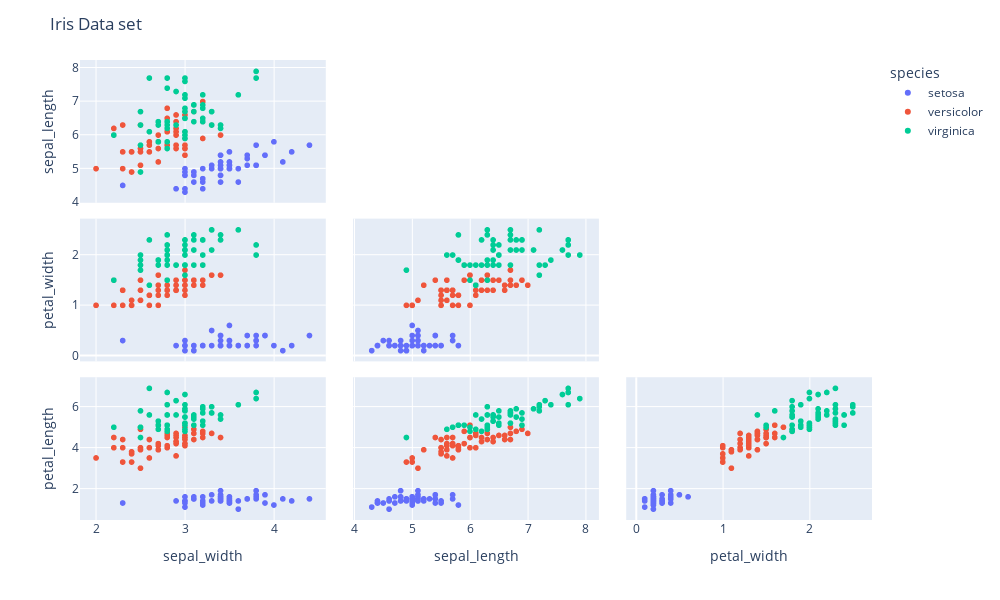

Source (notebook cell):
### Markdown cell above
## Distribuição dos dados em relação a variável resposta.

### Code cell
df = px.data.iris()
fig = px.scatter_matrix(df, dimensions=["sepal_width", "sepal_length", "petal_width", "petal_length"], color="species")
fig.update_traces(diagonal_visible=False, showupperhalf=False)
fig.update_layout(title='Iris Data set', width=1000, height=600)
fig.show()

### Figure 1 — Plotly figure (JSON) as saved in the notebook; plotly's stock layout.template omitted (floating-point values rounded to 4 significant figures)
{"data": [{"diagonal": {"visible": false}, "dimensions": [{"axis": {"matches": true}, "label": "sepal_width", "values": [3.5, 3, 3.2, 3.1, 3.6, 3.9, 3.4, 3.4, 2.9, 3.1, 3.7, 3.4, 3, 3, 4, 4.4, 3.9, 3.5, 3.8, 3.8, 3.4, 3.7, 3.6, 3.3, 3.4, 3, 3.4, 3.5, 3.4, 3.2, 3.1, 3.4, 4.1, 4.2, 3.1, 3.2, 3.5, 3.1, 3, 3.4, 3.5, 2.3, 3.2, 3.5, 3.8, 3, 3.8, 3.2, 3.7, 3.3]}, {"axis": {"matches": true}, "label": "sepal_length", "values": [5.1, 4.9, 4.7, 4.6, 5, 5.4, 4.6, 5, 4.4, 4.9, 5.4, 4.8, 4.8, 4.3, 5.8, 5.7, 5.4, 5.1, 5.7, 5.1, 5.4, 5.1, 4.6, 5.1, 4.8, 5, 5, 5.2, 5.2, 4.7, 4.8, 5.4, 5.2, 5.5, 4.9, 5, 5.5, 4.9, 4.4, 5.1, 5, 4.5, 4.4, 5, 5.1, 4.8, 5.1, 4.6, 5.3, 5]}, {"axis": {"matches": true}, "label": "petal_width", "values": [0.2, 0.2, 0.2, 0.2, 0.2, 0.4, 0.3, 0.2, 0.2, 0.1, 0.2, 0.2, 0.1, 0.1, 0.2, 0.4, 0.4, 0.3, 0.3, 0.3, 0.2, 0.4, 0.2, 0.5, 0.2, 0.2, 0.4, 0.2, 0.2, 0.2, 0.2, 0.4, 0.1, 0.2, 0.1, 0.2, 0.2, 0.1, 0.2, 0.2, 0.3, 0.3, 0.2, 0.6, 0.4, 0.3, 0.2, 0.2, 0.2, 0.2]}, {"axis": {"matches": true}, "label": "petal_length", "values": [1.4, 1.4, 1.3, 1.5, 1.4, 1.7, 1.4, 1.5, 1.4, 1.5, 1.5, 1.6, 1.4, 1.1, 1.2, 1.5, 1.3, 1.4, 1.7, 1.5, 1.7, 1.5, 1, 1.7, 1.9, 1.6, 1.6, 1.5, 1.4, 1.6, 1.6, 1.5, 1.5, 1.4, 1.5, 1.2, 1.3, 1.5, 1.3, 1.5, 1.3, 1.3, 1.3, 1.6, 1.9, 1.4, 1.6, 1.4, 1.5, 1.4]}], "hovertemplate": "species=setosa<br>%{xaxis.title.text}=%{x}<br>%{yaxis.title.text}=%{y}<extra></extra>", "legendgroup": "setosa", "marker": {"color": "#636efa", "symbol": "circle"}, "name": "setosa", "showlegend": true, "showupperhalf": false, "type": "splom"}, {"diagonal": {"visible": false}, "dimensions": [{"axis": {"matches": true}, "label": "sepal_width", "values": [3.2, 3.2, 3.1, 2.3, 2.8, 2.8, 3.3, 2.4, 2.9, 2.7, 2, 3, 2.2, 2.9, 2.9, 3.1, 3, 2.7, 2.2, 2.5, 3.2, 2.8, 2.5, 2.8, 2.9, 3, 2.8, 3, 2.9, 2.6, 2.4, 2.4, 2.7, 2.7, 3, 3.4, 3.1, 2.3, 3, 2.5, 2.6, 3, 2.6, 2.3, 2.7, 3, 2.9, 2.9, 2.5, 2.8]}, {"axis": {"matches": true}, "label": "sepal_length", "values": [7, 6.4, 6.9, 5.5, 6.5, 5.7, 6.3, 4.9, 6.6, 5.2, 5, 5.9, 6, 6.1, 5.6, 6.7, 5.6, 5.8, 6.2, 5.6, 5.9, 6.1, 6.3, 6.1, 6.4, 6.6, 6.8, 6.7, 6, 5.7, 5.5, 5.5, 5.8, 6, 5.4, 6, 6.7, 6.3, 5.6, 5.5, 5.5, 6.1, 5.8, 5, 5.6, 5.7, 5.7, 6.2, 5.1, 5.7]}, {"axis": {"matches": true}, "label": "petal_width", "values": [1.4, 1.5, 1.5, 1.3, 1.5, 1.3, 1.6, 1, 1.3, 1.4, 1, 1.5, 1, 1.4, 1.3, 1.4, 1.5, 1, 1.5, 1.1, 1.8, 1.3, 1.5, 1.2, 1.3, 1.4, 1.4, 1.7, 1.5, 1, 1.1, 1, 1.2, 1.6, 1.5, 1.6, 1.5, 1.3, 1.3, 1.3, 1.2, 1.4, 1.2, 1, 1.3, 1.2, 1.3, 1.3, 1.1, 1.3]}, {"axis": {"matches": true}, "label": "petal_length", "values": [4.7, 4.5, 4.9, 4, 4.6, 4.5, 4.7, 3.3, 4.6, 3.9, 3.5, 4.2, 4, 4.7, 3.6, 4.4, 4.5, 4.1, 4.5, 3.9, 4.8, 4, 4.9, 4.7, 4.3, 4.4, 4.8, 5, 4.5, 3.5, 3.8, 3.7, 3.9, 5.1, 4.5, 4.5, 4.7, 4.4, 4.1, 4, 4.4, 4.6, 4, 3.3, 4.2, 4.2, 4.2, 4.3, 3, 4.1]}], "hovertemplate": "species=versicolor<br>%{xaxis.title.text}=%{x}<br>%{yaxis.title.text}=%{y}<extra></extra>", "legendgroup": "versicolor", "marker": {"color": "#EF553B", "symbol": "circle"}, "name": "versicolor", "showlegend": true, "showupperhalf": false, "type": "splom"}, {"diagonal": {"visible": false}, "dimensions": [{"axis": {"matches": true}, "label": "sepal_width", "values": [3.3, 2.7, 3, 2.9, 3, 3, 2.5, 2.9, 2.5, 3.6, 3.2, 2.7, 3, 2.5, 2.8, 3.2, 3, 3.8, 2.6, 2.2, 3.2, 2.8, 2.8, 2.7, 3.3, 3.2, 2.8, 3, 2.8, 3, 2.8, 3.8, 2.8, 2.8, 2.6, 3, 3.4, 3.1, 3, 3.1, 3.1, 3.1, 2.7, 3.2, 3.3, 3, 2.5, 3, 3.4, 3]}, {"axis": {"matches": true}, "label": "sepal_length", "values": [6.3, 5.8, 7.1, 6.3, 6.5, 7.6, 4.9, 7.3, 6.7, 7.2, 6.5, 6.4, 6.8, 5.7, 5.8, 6.4, 6.5, 7.7, 7.7, 6, 6.9, 5.6, 7.7, 6.3, 6.7, 7.2, 6.2, 6.1, 6.4, 7.2, 7.4, 7.9, 6.4, 6.3, 6.1, 7.7, 6.3, 6.4, 6, 6.9, 6.7, 6.9, 5.8, 6.8, 6.7, 6.7, 6.3, 6.5, 6.2, 5.9]}, {"axis": {"matches": true}, "label": "petal_width", "values": [2.5, 1.9, 2.1, 1.8, 2.2, 2.1, 1.7, 1.8, 1.8, 2.5, 2, 1.9, 2.1, 2, 2.4, 2.3, 1.8, 2.2, 2.3, 1.5, 2.3, 2, 2, 1.8, 2.1, 1.8, 1.8, 1.8, 2.1, 1.6, 1.9, 2, 2.2, 1.5, 1.4, 2.3, 2.4, 1.8, 1.8, 2.1, 2.4, 2.3, 1.9, 2.3, 2.5, 2.3, 1.9, 2, 2.3, 1.8]}, {"axis": {"matches": true}, "label": "petal_length", "values": [6, 5.1, 5.9, 5.6, 5.8, 6.6, 4.5, 6.3, 5.8, 6.1, 5.1, 5.3, 5.5, 5, 5.1, 5.3, 5.5, 6.7, 6.9, 5, 5.7, 4.9, 6.7, 4.9, 5.7, 6, 4.8, 4.9, 5.6, 5.8, 6.1, 6.4, 5.6, 5.1, 5.6, 6.1, 5.6, 5.5, 4.8, 5.4, 5.6, 5.1, 5.1, 5.9, 5.7, 5.2, 5, 5.2, 5.4, 5.1]}], "hovertemplate": "species=virginica<br>%{xaxis.title.text}=%{x}<br>%{yaxis.title.text}=%{y}<extra></extra>", "legendgroup": "virginica", "marker": {"color": "#00cc96", "symbol": "circle"}, "name": "virginica", "showlegend": true, "showupperhalf": false, "type": "splom"}], "layout": {"dragmode": "select", "height": 600, "legend": {"title": {"text": "species"}, "tracegroupgap": 0}, "margin": {"t": 60}, "title": {"text": "Iris Data set"}, "width": 1000}}
